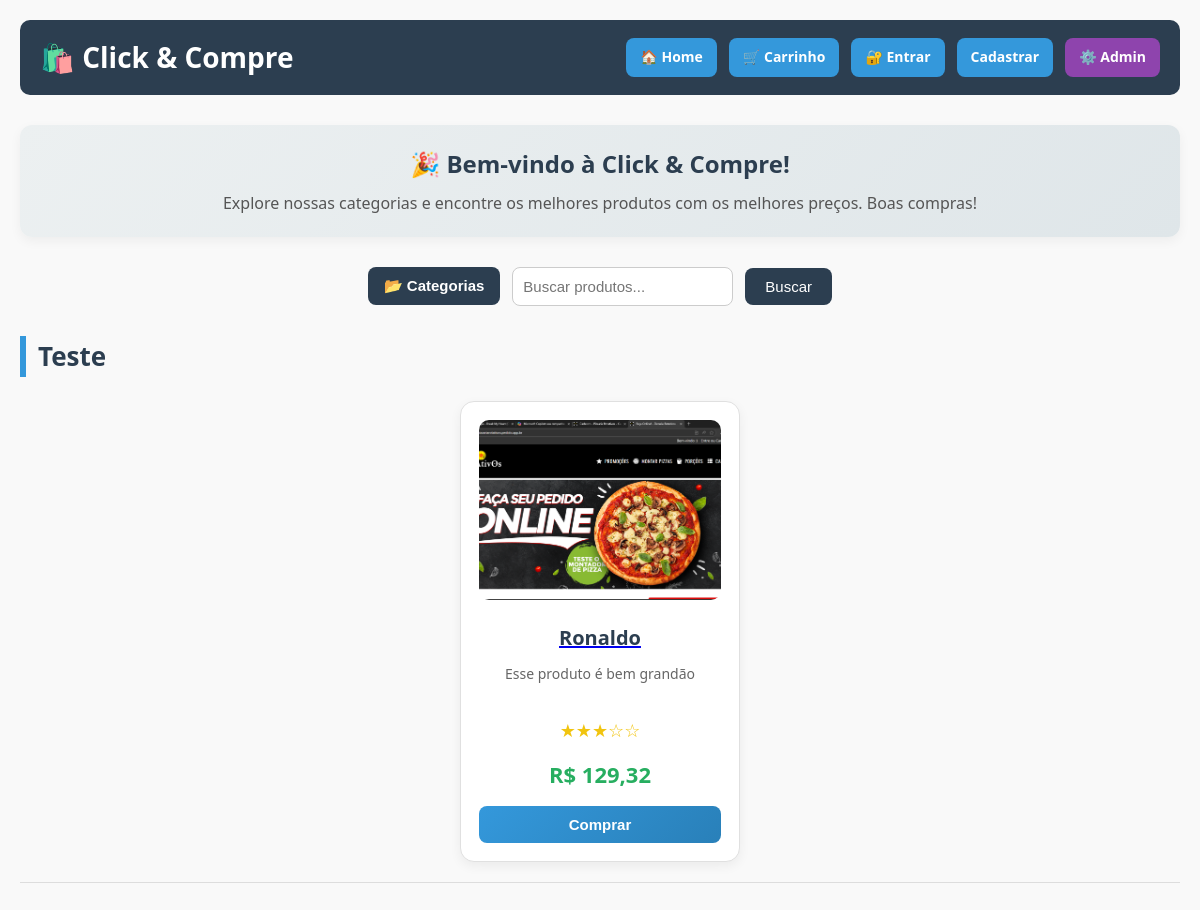
The page / on the database its author committed.
### tables this page shows
CREATE TABLE `categorias` (
  `id` int(11) NOT NULL,
  `nome` varchar(100) NOT NULL
);

CREATE TABLE `produtos` (
  `id` int(11) NOT NULL,
  `nome` varchar(100) NOT NULL,
  `descricao` text DEFAULT NULL,
  `avaliacao` int(11) DEFAULT 0,
  `preco` decimal(10,2) NOT NULL,
  `imagem` text DEFAULT NULL,
  `categoria_id` int(11) DEFAULT NULL
);

### index.php (the view, shortened to what this page needs)
<?php
try {
    $pdo = new PDO("mysql:host=localhost;dbname=Loja Virtual Teste", "root", "");
    $pdo->setAttribute(PDO::ATTR_ERRMODE, PDO::ERRMODE_EXCEPTION);
} catch (PDOException $e) {
    die("Erro na conexão: " . $e->getMessage());
}
$search = $_GET['search'] ?? '';
$categorias = $pdo->query("SELECT * FROM categorias ORDER BY nome")->fetchAll();
?>
<!DOCTYPE html>
<html lang="pt-br">
<head>
  <link rel="stylesheet" href="css/style.css" />
</head>
<body>
  <header class="topo">
    <div class="logo">
      <a href="index.php" class="logo-link">
        <h1>🛍️ Click & Compre</h1>
      </a>
    </div>
    <div class="topo-botoes">
      <a href="index.php" class="btn-topo">🏠 Home</a>
      <a href="carrinho.php" class="btn-topo carrinho-btn">
        🛒 Carrinho
      </a>
      <?php if (isset($_SESSION['usuario'])): ?>
        <span class="boas-vindas">👋 Olá, <?= htmlspecialchars($_SESSION['usuario']) ?></span>
        <a href="logout.php" class="btn-topo">Sair</a>
      <?php else: ?>
        <a href="login.php" class="btn-topo">🔐 Entrar</a>
        <a href="cadastro.php" class="btn-topo">Cadastrar</a>
      <?php endif; ?>
      <a href="login_admin.php" class="btn-topo btn-admin">⚙️ Admin</a>
    </div>
  </header>
  <div class="mensagem-boas-vindas">
    <h2>🎉 Bem-vindo à Click & Compre!</h2>
    <p>Explore nossas categorias e encontre os melhores produtos com os melhores preços. Boas compras!</p>
  </div>
  <section class="filtros">
    <form method="GET" class="filtro-form">
      <div class="filtro-linha">
        <div class="dropdown-categorias">
          <button type="button" class="btn-categorias" onclick="toggleCategorias()">📂 Categorias</button>
        </div>
        <input type="text" name="search" placeholder="Buscar produtos..." value="<?= htmlspecialchars($search) ?>" />
        <button type="submit">Buscar</button>
      </div>
    </form>
  </section>
  <main>
    <?php foreach ($categorias as $cat): ?>
      <?php
        $sql = "SELECT * FROM produtos WHERE categoria_id = ?";
        $params = [$cat['id']];
        $stmt = $pdo->prepare($sql);
        $stmt->execute($params);
        $produtos = $stmt->fetchAll();
      ?>
      <?php if (count($produtos) > 0): ?>
        <section class="bloco-categoria">
          <h2 class="titulo-categoria"><?= htmlspecialchars($cat['nome']) ?></h2>
          <div class="produtos-grid">
            <?php foreach ($produtos as $produto): ?>
              <div class="card-produto">
                <a href="detalhes.php?id=<?= $produto['id'] ?>" class="card-produto-link">
                  <img src="<?= htmlspecialchars($produto['imagem']) ?>" alt="<?= htmlspecialchars($produto['nome']) ?>" />
                  <h3><?= htmlspecialchars($produto['nome']) ?></h3>
                </a>
                <p class="descricao"><?= htmlspecialchars($produto['descricao']) ?></p>
                <div class="avaliacao">
                  <?= str_repeat("★", $produto['avaliacao']) . str_repeat("☆", 5 - $produto['avaliacao']) ?>
                </div>
                <p class="preco">R$ <?= number_format($produto['preco'], 2, ',', '.') ?></p>
                <?php if (isset($_SESSION['usuario'])): ?>
                  <form method="GET" action="index.php" class="form-comprar">
                    <input type="hidden" name="add_carrinho" value="<?= $produto['id'] ?>" />
                    <div class="qtd-box">
                      <button type="button" onclick="alterarQtd('qtd_<?= $produto['id'] ?>', -1)">−</button>
                      <input type="number" id="qtd_<?= $produto['id'] ?>" name="quantidade" value="1" min="1" />
                      <button type="button" onclick="alterarQtd('qtd_<?= $produto['id'] ?>', 1)">+</button>
                    </div>
                    <button type="submit" class="btn-comprar">Comprar</button>
                  </form>
                <?php else: ?>
                  <button class="btn-comprar" onclick="alertaLogin()">Comprar</button>
                <?php endif; ?>
              </div>
            <?php endforeach; ?>
          </div>
        </section>
      <?php endif; ?>
    <?php endforeach; ?>
  </main>
</body>
</html>

### css/style.css (style rules this page uses)
* { box-sizing: border-box; margin: 0; padding: 0; }
body { font-family: 'Segoe UI', Tahoma, sans-serif; background-color: #f9f9f9; color: #333; padding: 20px; line-height: 1.6; }
.topo { display: flex; justify-content: space-between; align-items: center; flex-wrap: wrap; margin-bottom: 30px; padding: 15px 20px; background: #2c3e50; border-radius: 10px; }
.logo h1 { font-size: 28px; color: #fff; }
.logo-link { text-decoration: none; color: inherit; }
.topo-botoes { display: flex; flex-wrap: wrap; gap: 12px; align-items: center; justify-content: flex-end; }
.btn-topo { background-color: #3498db; color: white; padding: 8px 14px; border-radius: 8px; text-decoration: none; font-weight: bold; font-size: 14px; transition: all 0.3s ease; }
.btn-admin { background-color: #8e44ad; }
.carrinho-btn { position: relative; }
.mensagem-boas-vindas { text-align: center; margin-bottom: 30px; padding: 20px; background: linear-gradient(135deg, #ecf0f1, #dfe6e9); border-radius: 12px; box-shadow: 0 4px 12px rgba(0,0,0,0.05); }
.mensagem-boas-vindas h2 { font-size: 24px; color: #2c3e50; margin-bottom: 8px; }
.mensagem-boas-vindas p { font-size: 16px; color: #555; }
.filtros { margin-bottom: 30px; text-align: center; }
.filtro-form { display: flex; justify-content: center; }
.filtro-linha { display: flex; gap: 12px; align-items: center; flex-wrap: wrap; }
.filtro-linha input[type="text"] { padding: 10px; font-size: 15px; border: 1px solid #ccc; border-radius: 8px; min-width: 200px; }
.filtro-linha button[type="submit"] { padding: 10px 20px; background-color: #2c3e50; color: white; border: none; border-radius: 8px; font-size: 15px; cursor: pointer; transition: background-color 0.3s ease; }
.dropdown-categorias { position: relative; }
.btn-categorias { background-color: #2c3e50; color: white; padding: 10px 16px; border: none; border-radius: 8px; font-size: 15px; font-weight: bold; cursor: pointer; transition: background-color 0.3s ease; }
.bloco-categoria { margin-bottom: 60px; padding-bottom: 20px; border-bottom: 1px solid #ddd; }
.titulo-categoria { font-size: 26px; color: #2c3e50; margin-bottom: 24px; text-align: left; padding-left: 12px; border-left: 6px solid #3498db; }
.produtos-grid { display: flex; flex-wrap: wrap; justify-content: center; gap: 24px; margin-top: 20px; }
.card-produto { width: 280px; background: #fff; border: 1px solid #e0e0e0; border-radius: 14px; padding: 18px; box-shadow: 0 4px 12px rgba(0,0,0,0.06); text-align: center; transition: transform 0.25s ease, box-shadow 0.25s ease; display: flex; flex-direction: column; justify-content: flex-start; }
.card-produto img { width: 100%; height: 180px; object-fit: cover; border-radius: 10px; margin-bottom: 14px; transition: transform 0.3s ease; }
.card-produto h3 { font-size: 20px; color: #2c3e50; margin-bottom: 10px; font-weight: 600; }
.card-produto .descricao { font-size: 14px; color: #666; margin-bottom: 12px; min-height: 40px; line-height: 1.4; }
.card-produto .avaliacao { font-size: 18px; color: #f1c40f; margin-bottom: 12px; }
.card-produto .preco { font-size: 22px; color: #27ae60; font-weight: bold; margin-bottom: 14px; }
.btn-comprar { display: inline-block; padding: 10px 20px; background: linear-gradient(135deg, #3498db, #2980b9); color: white; text-decoration: none; border-radius: 8px; font-weight: bold; font-size: 15px; transition: background 0.3s ease, transform 0.2s ease; border: none; cursor: pointer; }

### rows shown on the page
categorias: nome "Teste"
produtos: imagem (picture), nome "Ronaldo", descricao "Esse produto é bem grandão", avaliacao "★★★", avaliacao "☆☆", preco "129,32"
